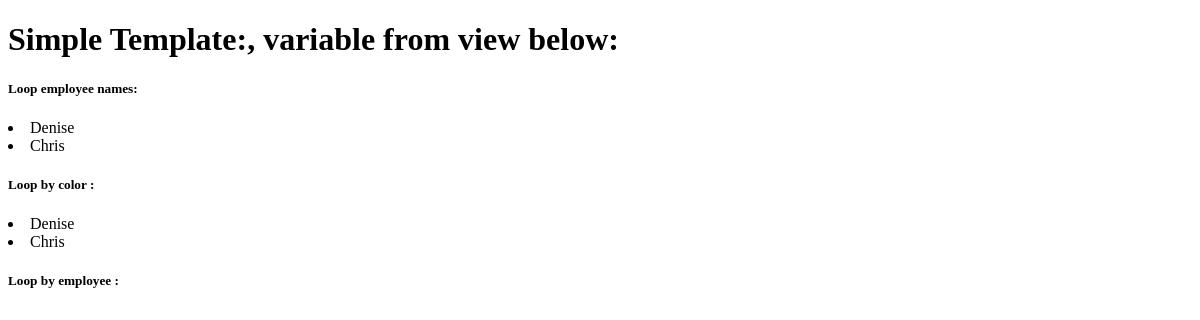
Page /demomodel on the earlier database version.
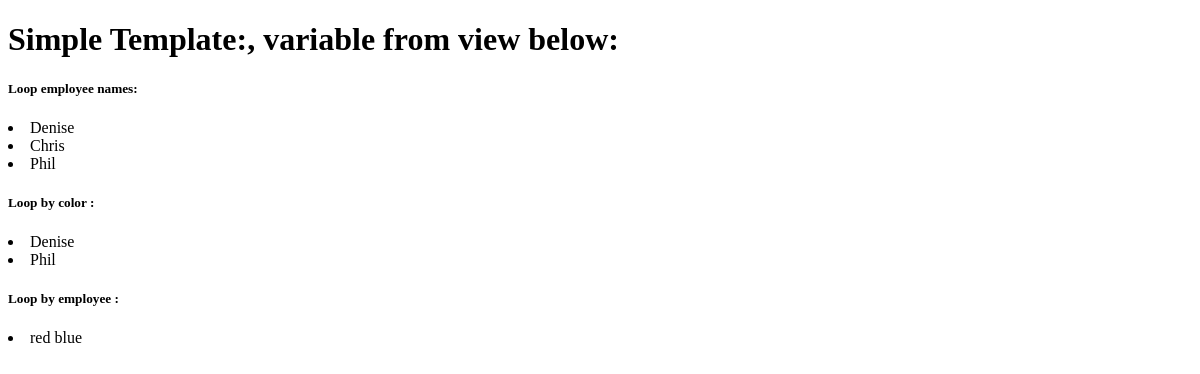
Same page on the later database version.
### myapp/models.py (models this page shows, shortened)
class Employee(models.Model):
    name = models.CharField(max_length=200)

class Color(models.Model):
    e = models.ForeignKey(Employee, on_delete=models.CASCADE)
    color = models.CharField(max_length=200)
    color2 = models.CharField(max_length=200, default = "blue")

### myapp/views.py (the view)
# urls.py: path('demomodel', views.demomodel, name='demomodel'),
def demomodel(request):
    filtercolor = "blue"
    colors  = Color.objects.filter(color2=filtercolor)
    coloremployee  = Color.objects.filter(e__name="Phil")
    context = {
        'allemployee' : Employee.objects.all(),
        'colors' : colors,
        'coloremployee' : coloremployee,
    }
    return render(request, 'myapp/models.html', context)

### myapp/templates/myapp/models.html
{% extends "myapp/simplet.html" %}
{% block content %}
    <h5>
        Loop employee names:
    </h5>
    {% for e in allemployee %}
        <li>{{e.name}}</li>
    {% endfor %}
    <h5>
        Loop by color :
    </h5>
    {% for e in colors %}
        <li>{{e.e.name}}</li>
    {% endfor %}
    <h5>
        Loop by employee :
    </h5>
    {% for e in coloremployee %}
        <li>{{e.color}} {{e.color2}}</li>
    {% endfor %}
{% endblock %}

Differences in the rows shown:
no longer on this page (row edited): Color: e.name "Chris", shown under "Loop by color :"
added Employee: name "Phil"
added Color: e.name "Phil", color "red", color2 "blue"
